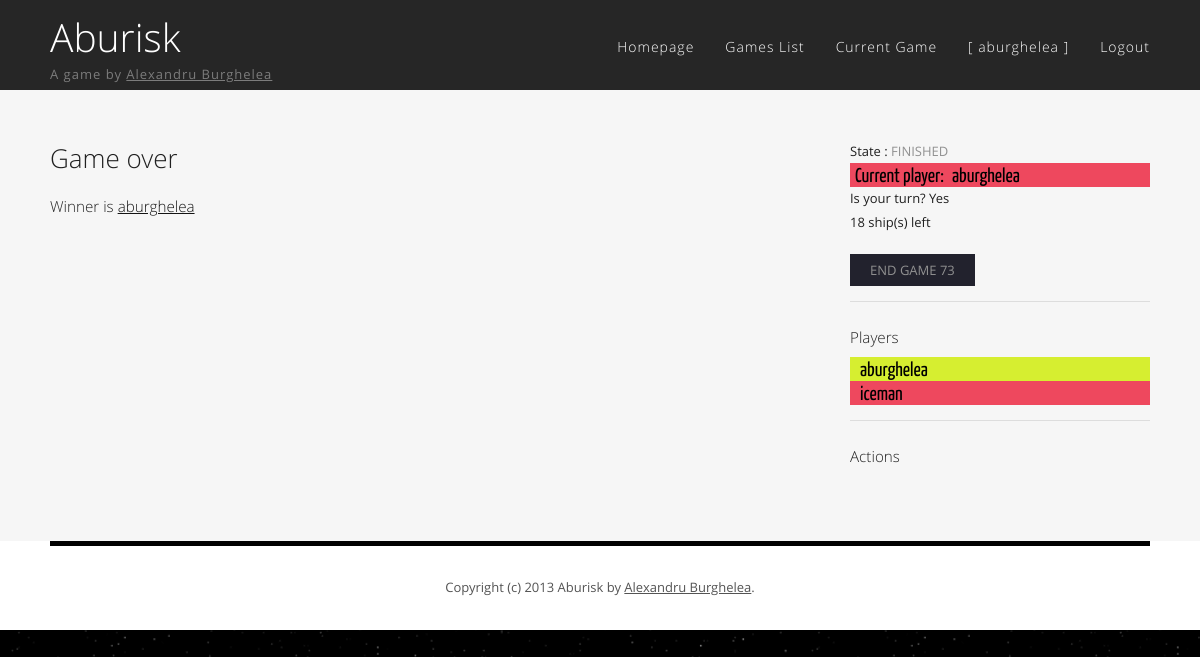
The page /game.php (signed in) on the database its author committed.
### tables this page shows
CREATE TABLE IF NOT EXISTS `users` (
  `id` int(11) NOT NULL AUTO_INCREMENT,
  `username` varchar(20) NOT NULL,
  `email` varchar(45) NOT NULL,
  `password` varchar(45) NOT NULL,
  `played_games` int(11) NOT NULL DEFAULT '0',
  `won_games` int(11) NOT NULL DEFAULT '0',
  PRIMARY KEY (`id`)
);

CREATE TABLE IF NOT EXISTS `games` (
  `id` int(11) NOT NULL AUTO_INCREMENT,
  `noplayers` tinyint(4) NOT NULL DEFAULT '2',
  `state` enum('WAITING_PLAYERS','PLANET_CLAIM','SHIP_PLACING','ATTACK','FINISHED','GAME_END') DEFAULT NULL,
  `current_player_id` int(11) DEFAULT NULL,
  PRIMARY KEY (`id`),
  KEY `fk_games_users1_idx` (`current_player_id`)
);

### game.php (called while the page is built)
<?php
require_once "views/game_interface.php" ?>

### session/AuthManager.php (called while the page is built, shortened)
<?php
require_once dirname(__FILE__) . "/../dao/actual/User.php";
class AuthManager
{
    public static function getLoggedInUserId()
    {
        $isSet = isset($_SESSION['user_id']);
        return $isSet ? $_SESSION['user_id'] : false;
    }
}
?>

### dao/database/Database.php (called while the page is built, shortened)
<?php
class Database implements IDatabase
{
    private static $instance = NULL;
    public static function connect()
    {
        if (!isset(self::$instance)) {
            self::$instance = new mysqli(HOST, USER, PASSWORD, DATABASE, PORT);
        }
        return self::$instance;
    }
}
?>

### dao/generic/MySqliIHelper.php (called while the page is built, shortened)
<?php
class MySqliIHelper
{
    protected $db;
    function __construct($db)
    {
        $this->db = $db;
    }
    protected function prepare_and_execute($query, $format = array(), $value = array(), $needs_preparation = 'false')
    {
        $stmt = $this->db->prepare($query);
        if ($needs_preparation == 'true') {
            if (!is_array($value))
                $value = array($value);
            if (!is_array($format))
                $format = array($format);
            $params = array_merge($format, $value);
            call_user_func_array(array($stmt, 'bind_param'), $this->ref_values($params));
        }
        $stmt->execute();
        $stmt->store_result();
        return $stmt;
    }
    protected function bind_table_header($stmt)
    {
        $row = array();
        $parameters = array();
        $meta = $stmt->result_metadata();
        while ($field = $meta->fetch_field()) {
            $parameters[] = & $row[$field->name];
        }
        call_user_func_array(array($stmt, 'bind_result'), $parameters);
        return $row;
    }
    protected function bind_results($stmt, $row)
    {
        $results = null;
        while ($stmt->fetch()) {
            $line = array();
            foreach ($row as $key => $val)
                $line[$key] = $val;
            $results[] = $line;
        }
        return $results;
    }
    protected function build_where_clause($arr)
    {
        return $arr . self::C_LIKE;
    }
    protected function build_aditional_params($orderby = '', $direction = '', $limit = '', $show = '')
    {
        return array($orderby, $limit);
    }
    protected function ref_values(&$arr)
    {
        if (strnatcmp(phpversion(), '5.3') >= 0) {
            $refs = array();
            foreach (array_keys($arr) as $key) {
                $refs[$key] = & $arr[$key];
            }
            return $refs;
        }
        return $arr;
    }
}

### session/GameManager.php (called while the page is built, shortened)
<?php
require_once dirname(__FILE__) . "/../dao/actual/Game.php";
require_once dirname(__FILE__) . "/../game/GameEngine.php";
require_once dirname(__FILE__) . "/AuthManager.php";
class GameManager
{
    public static function getGame()
    {
        self::updateEngagedGame(AuthManager::getLoggedInUserId());
        if (isset($_SESSION['game_engine'])) {
            return ($_SESSION['game_engine']->getGame());
        }
        return null;
    }
    public static function getGameEngine()
    {
        if (isset($_SESSION['game_engine'])) {
            return $_SESSION['game_engine'];
        }
        return null;
    }
    public static function updateEngagedGame($userId)
    {
        $userGameDao = new User_Game();
        $userGames = $userGameDao->getRowsByField('user_id', $userId);
        if (is_array($userGames)) {
            $game = current($userGames)->game_id;
            self::setGameId(new GameEngine($game));
        } else {
            self::setGameId(null);
        }
    }
    public static function getJoinedPlayersNumber()
    {
        $userGameDao = new User_Game();
        return $userGameDao->getJoinedPlayers(self::getGame());
    }
    public static function needsMorePlayers()
    {
        $joined = self::getJoinedPlayersNumber();
        $needed = self::getGame()->noplayers;
        return $needed > $joined;
    }
    public static function getCurrentPlayerUsername()
    {
        return self::getGameEngine()->getCurrentPlayerUsername();
    }
    public static function getCurrentPlayerId()
    {
        return self::getGameEngine()->getGame()->current_player_id;
    }
    public static function isLoggedInPlayersTurn()
    {
        return self::getCurrentPlayerId() == AuthManager::getLoggedInUserId();
    }
    public static function getPlayers()
    {
        $users = self::getGameEngine()->getPlayers();
        $players = array();
        foreach ($users as $player)
            $players[] = new Player($player);
        return $players;
    }
    public static function getRemainingShips()
    {
        return $_SESSION['ships'];
    }
    public static function getWinner()
    {
        return self::getGameEngine()->getWinner();
    }
}

### dao/generic/GenericDao.php (called while the page is built, shortened)
<?php
require_once dirname(__FILE__) . '/Scaffold.php';
abstract class GenericDao implements IScaffold
{
    protected static $TABLE_NAME;
    private $scaffold;
    function __construct()
    {
        $this->scaffold = new Scaffold(self::$TABLE_NAME);
    }
    public function getRowsByField($field, $value, $orderby = '', $direction = 'ASC', $limit = '', $show = '')
    {
        $rows = $this->scaffold->getRowsByField($field, $value, $orderby, $direction, $limit, $show);
        return empty($rows) ? null : $this->mapRowsToObject($rows);
    }
    public function getCustomRows($query)
    {
        $rows = $this->scaffold->getCustomRows($query);
        return empty($rows) ? null : $this->mapRowsToObject($rows);
    }
    private function mapRowsToObject($rows)
    {
        $rtn = array();
        foreach ($rows as $object_row) {
            $object=new $classname();
            foreach ($object_row as $prop => $value) {
                $object->{$prop} = $value;
            }
            $rtn[] = $object;
        }
        return $rtn;
    }
}

### dao/generic/Scaffold.php (called while the page is built, shortened)
<?php
require_once dirname(__FILE__) . "/../database/Database.php";
require_once dirname(__FILE__) . "/../generic/MySqliIHelper.php";
class Scaffold extends MySqliIHelper implements IScaffold
{
    private $table;
    public function __construct($table)
    {
        $this->table = mysqli_real_escape_string($this->db, $table);
    }
    public function getRowsbyField($field, $value, $orderby = '', $direction = 'ASC', $limit = '', $show = '')
    {
        $format = "s";
        $where_clause = $this->build_where_clause($field);
        return $this->get_rows_from_db($value, $format, $where_clause, $orderby, $direction, $limit, $show);
    }
    public function getCustomRows($query)
    {
        $begining = substr(trim($query), 0, strlen(Scaffold::C_SELECT));
        if (strcasecmp($begining, Scaffold::C_SELECT) == 0) {
            return $this->customQuery($query, null, null, 'false');
        }
        return null;
    }
    public function customQuery($query)
    {
        return $this->run_get($query, null, null);
    }
    protected function get_rows_from_db($value, $format, $where_clause, $orderby, $direction, $limit, $show)
    {
        list($orderby, $limit) = $this->build_aditional_params($orderby, $direction, $limit, $show);
        $query = sprintf(Scaffold::GET_ROWS_SQL, $this->table, $where_clause, $orderby, $limit);
        return $this->run_get($query, $format, $value, 'true');
    }
    private function run_get($query, $format, $value, $prepare = 'false')
    {
        $stmt = $this->prepare_and_execute($query, $format, $value, $prepare);
        $row = $this->bind_table_header($stmt);
        return $this->bind_results($stmt, $row);
    }
}
?>

### game/GameEngine.php (called while the page is built, shortened)
<?php
require_once dirname(__FILE__) . "/../dao/actual/Game.php";
require_once dirname(__FILE__) . "/../dao/actual/User.php";
class GameEngine implements IGameEngine
{
    private $game;
    public function __construct($idGame = 0, $noPlayers = 2, $idHost = 1)
    {
        $gameDao = new Game();
        if ($idGame > 0) {
            $games = $gameDao->getRowsByField('id', $idGame);
            if (!empty($games)) {
                $this->game = current($games);
                return;
            }
        }
        $idGame = $gameDao->insertRow(array('noPlayers' => $noPlayers, 'current_player_id' => $idHost, 'state' => GameState::WAITING_PLAYERS));
        $this->game = current($gameDao->getRowsByField('id', $idGame));
    }
    public function getGame()
    {
        return $this->game;
    }
    public function getCurrentPlayerUsername()
    {
        $userDao = new User();
        $users = $userDao->getRowsByField('id', $this->game->current_player_id);
        if (is_array($users))
            return current($users)->username;
        return 'none';
    }
    public function getPlayers()
    {
        $userDao = new User();
        return $userDao->getUsersFromGame($this->game->id);
    }
    public function getWinner()
    {
        $userDao = new User();
        $user = $userDao->getRowsByField("id", $this->game->current_player_id);
        return current($user);
    }
}

### dao/actual/User.php (called while the page is built, shortened)
<?php
require_once dirname(__FILE__) . "/../generic/GenericDao.php";
class User extends GenericDao
{
    function __construct()
    {
        self::$TABLE_NAME = 'users';
    }
    function getUsersFromGame($gid)
    {
        $userDao = new User();
        $query = sprintf(self::usersInGame, self::$TABLE_NAME, $gid);
        return $userDao->getCustomRows($query);
    }
}
?>

### views/game_interface.php (the view, shortened to what this page needs)
<!DOCTYPE HTML>
<html>
<?php
require_once "head.php";
$planetDao = new Planet();
$planetNeighboursDao = new Planet_Neighbour();
$planetsJSON = json_encode($planetDao->getRowsByField('"1"', '1'));
$connectiosJSON = json_encode($planetNeighboursDao->getRowsByField('"1"', '1'));
GameManager::updateEngagedGame(AuthManager::getLoggedInUserId());
$game = GameManager::getGame();
$planetHandler = "function(){}";
$winner = GameManager::getWinner();
?>
<body>
<div id="wrapper">
    <?php require_once "header.php" ?>
    <div id="page">
        <div id="content">
            <?php if (GameManager::getGame()->state === 'FINISHED') { ?>
                <h2>Game over</h2>
                <h3>Winner is
                    <a target="_blank"
                       href="/aburisk/profile.php?id=<?php echo $winner->getId() ?>">
                        <?php echo $winner->username ?>
                    </a>
                </h3>
            <?php } else if (isset($game)) { ?>
                <object id='mapContainer'
                        onload='ABURISK.map.init(<?php echo $planetsJSON ?>,<?php echo $connectiosJSON ?>, <?php echo $planetHandler ?> )'
                        type="image/svg+xml" width="750" height="421" data="views/map.svg"></object>
            <?php } else { ?>
                <h2>Nu esti angajat in nici un joc</h2>
            <?php } ?>
        </div>
        <div id="sidebar">
            <div id="tbox1">
                <?php if (isset($game)) { ?>
                    <ul class="style2">
                        <li class="first">
                            <p>State : <a href="javascript:void(0)"><?php echo $game->state; ?></a></p>
                            <?php if (!GameManager::needsMorePlayers()) { ?>
                                <p id="currentPlayer"> Current player:
                                    <a target="_blank"
                                       href="/aburisk/profile.php?id=<?php echo GameManager::getCurrentPlayerId(); ?>">
                                        <?php echo GameManager::getCurrentPlayerUsername(); ?>
                                    </a></p>
                                <p>
                                    Is your turn?  <?php echo GameManager::isLoggedInPlayersTurn() ? "Yes" : "No" ?>
                                </p>
                                <p>
                                    <?php echo GameManager::getRemainingShips() ?> ship(s) left
                                </p>
                            <?php } else { ?>
                                <p>Needed players: <a href="javascript:void(0)"> <?php echo $game->noplayers ?></a></p>
                                <p>Joined players: <a href="javascript:void(0)">
                                        <?php echo GameManager::getJoinedPlayersNumber(); ?></a></p>
                            <?php }  ?>
                            <form action="scripts/end-game.php" method="post">
                                <a href="javascript:void(0);" class="button-style" onclick="submitForm(this)">End
                                    game <?php echo $game->id ?></a>
                            </form>
                        </li>
                        <?php if (!GameManager::needsMorePlayers()) { ?>
                            <li id="userlist">
                                <h3>
                                    Players
                                </h3>
                                <?php foreach (GameManager::getPlayers() as $player) { ?>
                                    <p name="<?php echo $player->getId() ?>">
                                        <a target="_blank"
                                           href="/aburisk/profile.php?id=<?php echo $player->getId() ?>">
                                            <?php echo $player->getUsername() ?>
                                        </a>
                                    </p>
                                <?php } ?>
                            </li>
                            <?php if (GameManager::isLoggedInPlayersTurn()) { ?>
                                <li>
                                    <h3>
                                        Actions
                                    </h3>
                                </li>
                            <?php } ?>
                        <?php } ?>
                    </ul>
                <?php } ?>
            </div>
        </div>
    </div>
</div>
</body>
</html>

### resources/css/default.css (style rules this page uses)
html, body { height: 100%; }
body { margin: 0; padding: 0; background: #22222D url(../images/background.png) repeat content-box; font-family: 'Open Sans', sans-serif; font-size: 13px; color: #545454; }
h1, h2, h3 { margin: 0; padding: 0; font-weight: 300; }
h2 { padding: 0 0 20px 0; font-size: 2em; }
p, ol, ul { margin-top: 0; margin-bottom: 0; }
p { line-height: 180%; }
a { color: #141414; }
#wrapper { overflow: hidden; width: 1200px; margin: 0 auto; background: #FFFFFF; box-shadow: 0 0 10px 5px rgba(0, 0, 0, .2); }
#page { overflow: hidden; width: 1100px; padding: 50px 50px; background: #F6F6F6; color: #202020; }
#content { float: left; width: 750px; }
#sidebar { float: right; width: 300px; }
#footer { overflow: hidden; margin: 0 50px; padding: 30px 0; border-top: 5px solid #000000; }
#footer p { text-align: center; }
#footer a { color: #545454; }
ul.style2 { margin: 0; padding: 0; list-style: none; }
ul.style2 li { padding: 25px 0 15px 0; border-top: 1px solid #DDDDDD; }
ul.style2 .first { padding-top: 0; border-top: none; }
ul.style2 h3 { padding: 0 0 10px 0; float: none; }
ul.style2 a { text-decoration: none; color: #919191; }
.button-style { display: inline-block; margin-top: 20px; padding: 7px 20px; background: #22222D repeat; text-decoration: none; text-transform: uppercase; color: #FFFFFF; }

### resources/css/map.css (style rules this page uses)
[class^='player'] a, [class^='player'] { color: #000000 !important; font: 20px 'Yanone Kaffeesatz', 'Segoe UI', Arial, sans-serif; padding-left: 5px; }
.player_1 { fill: rgb(214, 238, 48); background-color: rgb(214, 238, 48); }
.player_2 { fill: rgb(238, 72, 94); background-color: rgb(238, 72, 94); }

### rows shown on the page
users: username "aburghelea"
games: state "FINISHED", id "73"
users: username "iceman"

### other values the page prints
$username "aburghelea"
GameManager::getCurrentPlayerUsername() "aburghelea"
GameManager::getRemainingShips() "18"
